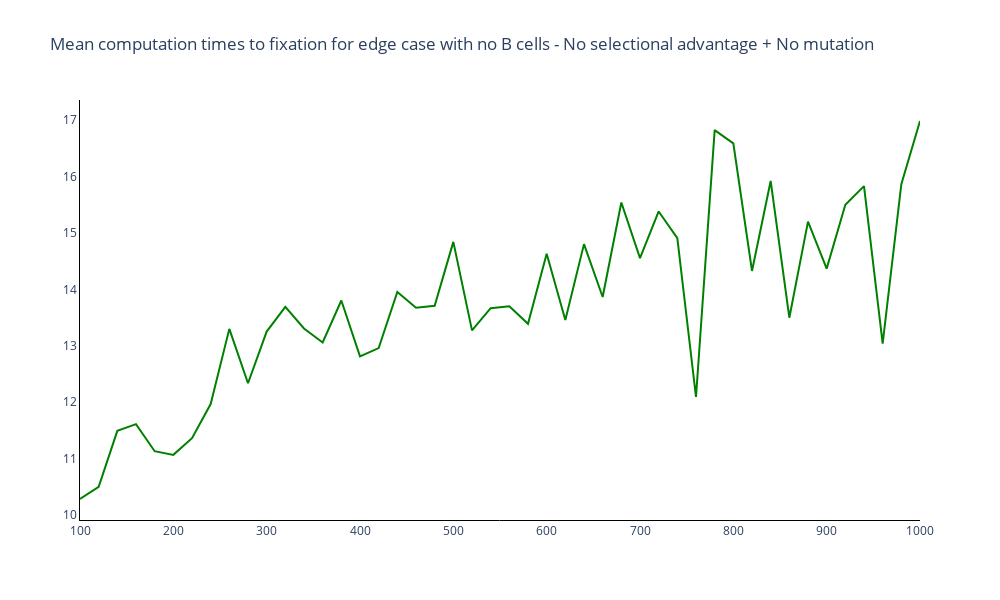

The notebook cell saved with this chart:
### Markdown cell above
### Plot mean computation times to fixation

### Code cell
# Trace names - represent the transition probabilities used for the simulation
fig = go.Figure()

# Add traces of the transition probabilities
fig.add_trace(
    go.Scatter(
        y = mean_computation_time,
        x = choices_N,
        mode = 'lines',
        line_color = colours[2]
    )
)

fig.update_layout(
    title='Mean computation times to fixation for edge case with no B cells - No selectional advantage + No mutation',
    width=1000, 
    height=600,
    plot_bgcolor='white',
    xaxis=dict(linecolor='black'),
    yaxis=dict(linecolor='black'),
    )

### Figure 1 — Plotly figure (JSON) as saved in the notebook; plotly's stock layout.template omitted (floating-point values rounded to 4 significant figures)
{"data": [{"line": {"color": "green"}, "mode": "lines", "type": "scatter", "x": [100, 120, 140, 160, 180, 200, 220, 240, 260, 280, 300, 320, 340, 360, 380, 400, 420, 440, 460, 480, 500, 520, 540, 560, 580, 600, 620, 640, 660, 680, 700, 720, 740, 760, 780, 800, 820, 840, 860, 880, 900, 920, 940, 960, 980, 1000], "y": [10.28, 10.5, 11.49, 11.61, 11.13, 11.07, 11.36, 11.97, 13.3, 12.34, 13.25, 13.69, 13.31, 13.06, 13.8, 12.81, 12.96, 13.95, 13.67, 13.71, 14.84, 13.27, 13.67, 13.7, 13.39, 14.63, 13.46, 14.8, 13.86, 15.54, 14.55, 15.38, 14.91, 12.09, 16.82, 16.59, 14.33, 15.92, 13.5, 15.2, 14.37, 15.5, 15.83, 13.04, 15.86, 16.98]}], "layout": {"height": 600, "plot_bgcolor": "white", "title": {"text": "Mean computation times to fixation for edge case with no B cells - No selectional advantage + No mutation"}, "width": 1000, "xaxis": {"linecolor": "black"}, "yaxis": {"linecolor": "black"}}}
